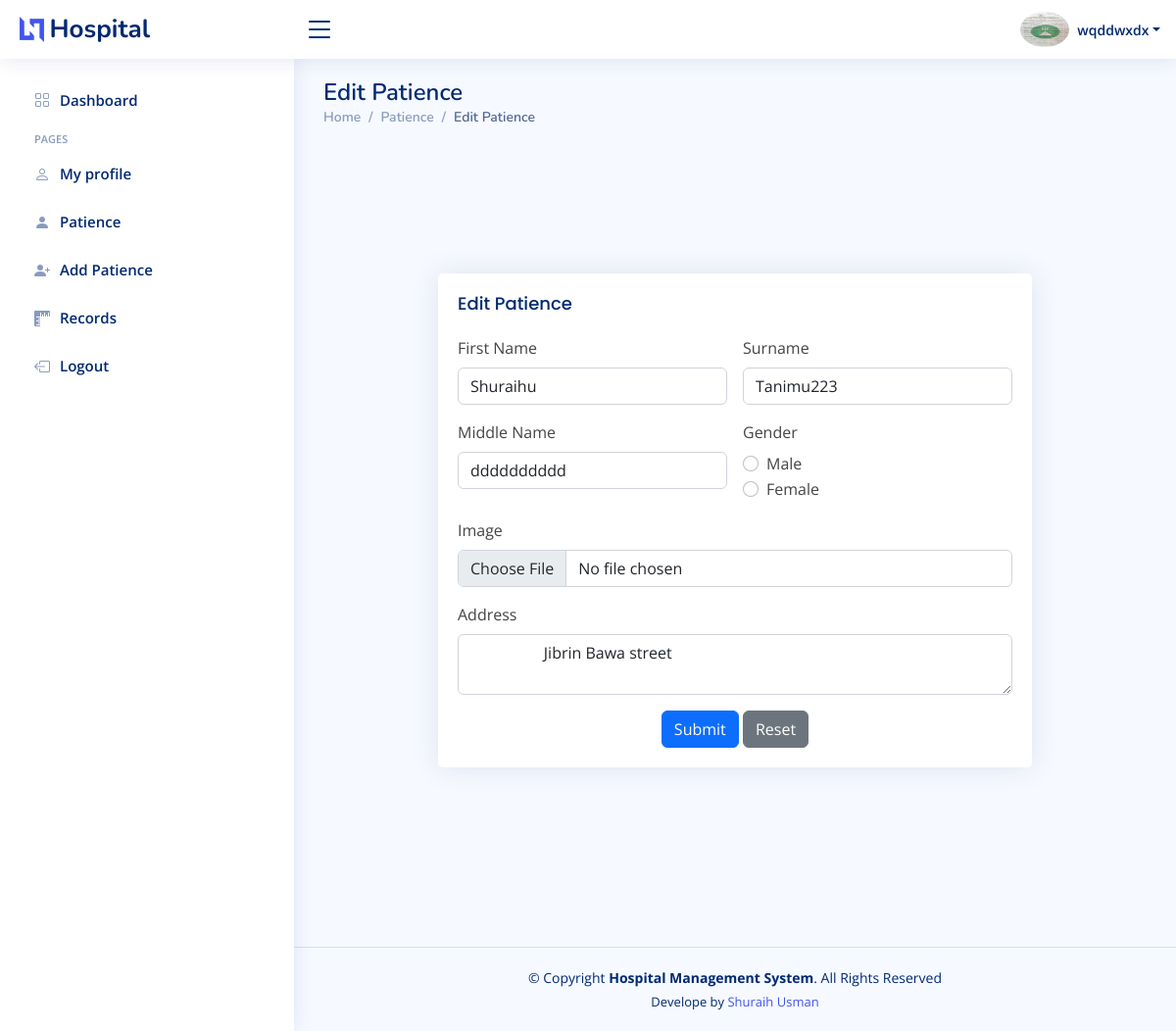
Page /add_pat.php?edit=22 (signed in) on the committed database.
### tables this page shows
CREATE TABLE `doctor` (
  `id` int(11) NOT NULL,
  `fullname` varchar(220) DEFAULT NULL,
  `username` varchar(20) DEFAULT NULL,
  `passwords` varchar(20) DEFAULT NULL,
  `images` varchar(250) DEFAULT NULL,
  `rank` varchar(15) DEFAULT NULL,
  `department` varchar(20) DEFAULT NULL,
  `gender` varchar(50) NOT NULL,
  `address` text NOT NULL
);

CREATE TABLE `patience` (
  `id` int(11) NOT NULL,
  `firstname` varchar(20) DEFAULT NULL,
  `surname` varchar(20) DEFAULT NULL,
  `middlename` varchar(20) DEFAULT NULL,
  `gender` varchar(10) DEFAULT NULL,
  `images` varchar(50) DEFAULT NULL,
  `addresss` text DEFAULT NULL
);

### add_pat.php (the view, shortened to what this page needs)
<?php
require_once("config/config.php");
require_once("includes/header.php");
if (isset($_GET['edit'])) {
  $sql = "SELECT * FROM patience WHERE id = '".$_GET['edit']."'";
  $res = $db->query($sql);
  $row = $res->fetch_assoc();
}
?>
<main id="main" class="main">
<?php if (isset($_GET['edit'])) { ?>
    <div class="pagetitle">
      <h1>Edit Patience</h1>
      <nav>
        <ol class="breadcrumb">
          <li class="breadcrumb-item"><a href="dashboard.php">Home</a></li>
        <li class="breadcrumb-item">Patience</li>
          <li class="breadcrumb-item active">Edit Patience</li>
        </ol>
      </nav>
    </div>
    <?php } ?>
    <section class="section register min-vh-100 d-flex flex-column align-items-center justify-content-center py-4">
    <div class="container">
          <div class="row justify-content-center">
            <div class="col-lg-9 col-md-6 d-flex flex-column align-items-center justify-content-center">
      <div class="card">
            <div class="card-body">
              <h5 class="card-title">  <?php if (isset($_GET['edit'])) { echo "Edit Patience";} else{ echo  'Register Patience'; } ?>
              </h5>
              <form method="post" class="row g-3" enctype="multipart/form-data">
                <div class="col-md-6">
                  <label for="inputName5" class="form-label">First Name</label>
                  <input type="text" class="form-control" id="inputName5" name="firstname" value="<?php if (isset($_GET['edit'])) { echo $row['firstname'];}?>">
                </div>
                  <div class="col-md-6">
                  <label for="inputName5" class="form-label">Surname</label>
                  <input type="text" class="form-control" id="input5" name="surname" value="<?php if (isset($_GET['edit'])) { echo $row['surname'];}?>">
                </div>
                <div class="col-md-6">
                  <label for="inputName6" class="form-label">Middle Name</label>
                  <input type="text" class="form-control" id="inputName6" value="<?php if (isset($_GET['edit'])) { echo $row['middlename'];}?>" name="middlename">
                </div>
                <fieldset class="col-md-6">
                <label for="inputName6" class="form-label">Gender</label>
                  <div class="col-sm-10">
                    <div class="form-check">
                      <input class="form-check-input" type="radio" name="gender" id="gridRadios1" value="Male">
                      <label class="form-check-label" for="gridRadios1">
                        Male
                      </label>
                    </div>
                    <div class="form-check">
                      <input class="form-check-input" type="radio" name="gender" id="gridRadios2" value="Female">
                      <label class="form-check-label" for="gridRadios2">
                        Female
                      </label>
                    </div>
                </fieldset>
                <div class="col-12">
                  <label for="" class="form-label">Image</label>
                  <input type="file" class="form-control" name="image">
                </div>
                <div class="col-12">
                  <label for="inputAddress2" class="form-label">Address</label>
                  <textarea row="20" colspan="50" class="form-control" id="inputAddress2" name="address" value="">
                  <?php if (isset($_GET['edit'])) { echo $row['addresss'];}?>
    </textarea>
                </div>
                <div class="text-center">
                  <button type="submit" class="btn btn-primary" name="<?php if (isset($_GET['edit'])) { echo 'submit';} else {echo'add';}?>">Submit</button>
                  <button type="reset" class="btn btn-secondary">Reset</button>
                </div>
              </form>
            </div>
          </div>
          </div>
</section>
</main>
          <?php
require_once("includes/footer.php"); ?>

### includes/header.php (shortened to what this page needs)
<?php
$stmt=$db->prepare('SELECT * FROM doctor WHERE username=?');
$stmt->bind_param('s',$_SESSION['username']);
$stmt->execute();
$Auth = $stmt->get_result()->fetch_array();
?>
  <!DOCTYPE html>
  <html>
  <head>
    <link href="assets/vendor/bootstrap/css/bootstrap.min.css" rel="stylesheet">
    <link href="assets/vendor/bootstrap-icons/bootstrap-icons.css" rel="stylesheet">
    <link href="assets/vendor/boxicons/css/boxicons.min.css" rel="stylesheet">
    <link href="assets/vendor/quill/quill.snow.css" rel="stylesheet">
    <link href="assets/vendor/quill/quill.bubble.css" rel="stylesheet">
    <link href="assets/vendor/remixicon/remixicon.css" rel="stylesheet">
    <link href="assets/vendor/simple-datatables/style.css" rel="stylesheet">
    <link href="assets/css/style.css" rel="stylesheet">
  </head>
  <body>
  <header id="header" class="header fixed-top d-flex align-items-center">
    <div class="d-flex align-items-center justify-content-between">
      <a href="index.html" class="logo d-flex align-items-center">
        <img src="assets/img/logo.png" alt="">
        <span class="d-none d-lg-block">Hospital</span>
      </a>
      <i class="bi bi-list toggle-sidebar-btn"></i>
    </div>
    <nav class="header-nav ms-auto">
      <ul class="d-flex align-items-center">
        <li class="nav-item dropdown pe-3">
          <a class="nav-link nav-profile d-flex align-items-center pe-0" href="#" data-bs-toggle="dropdown">
            <img src="admin/uploads/<?=$Auth['images'];?>" width="50px" alt="Profile" class="rounded-circle">
            <span class="d-none d-md-block dropdown-toggle ps-2"><?=$Auth['username'];?></span>
          </a>
        </li>
      </ul>
    </nav>
  </header>
  <aside id="sidebar" class="sidebar">
    <ul class="sidebar-nav" id="sidebar-nav">
      <li class="nav-item">
        <a class="nav-link collapsed" href="dashboard.php">
          <i class="bi bi-grid"></i>
          <span>Dashboard</span>
        </a>
      </li>
      <li class="nav-heading">Pages</li>
      <li class="nav-item">
        <a class="nav-link collapsed" href="user.php">
          <i class="bi bi-person"></i>
          <span>My profile</span>
        </a>
      </li>
      <li class="nav-item">
        <a class="nav-link collapsed" href="patient.php">
          <i class="bi bi-person-fill"></i>
          <span>Patience</span>
        </a>
      </li>
      <li class="nav-item">
        <a class="nav-link collapsed" href="add_pat.php">
          <i class="bi bi-person-plus-fill"></i>
          <span>Add Patience</span>
        </a>
      </li>
      <li class="nav-item">
        <a class="nav-link collapsed" href="record.php">
          <i class="bi bi-rulers"></i>
          <span>Records</span>
        </a>
      </li>
      <li class="nav-item">
        <a class="nav-link collapsed" href="logout.php">
          <i class="bi bi-box-arrow-left"></i>
          <span>Logout</span>
        </a>
      </li>
    </ul>
  </aside>

### assets/css/style.css (style rules this page uses)
:root { scroll-behavior: smooth; }
body { font-family: "Open Sans", sans-serif; background: #f6f9ff; color: #444444; }
a { color: #4154f1; text-decoration: none; }
h1, h2, h3, h4, h5, h6 { font-family: "Nunito", sans-serif; }
#main { margin-top: 60px; padding: 20px 30px; transition: all 0.3s; }
.pagetitle { margin-bottom: 10px; }
.pagetitle h1 { font-size: 24px; margin-bottom: 0; font-weight: 600; color: #012970; }
.card { margin-bottom: 30px; border: none; border-radius: 5px; box-shadow: 0px 0 30px rgba(1, 41, 112, 0.1); }
.card-title { padding: 20px 0 15px 0; font-size: 18px; font-weight: 500; color: #012970; font-family: "Poppins", sans-serif; }
.card-body { padding: 0 20px 20px 20px; }
.breadcrumb { font-size: 14px; font-family: "Nunito", sans-serif; color: #899bbd; font-weight: 600; }
.breadcrumb a { color: #899bbd; transition: 0.3s; }
.breadcrumb .breadcrumb-item::before { color: #899bbd; }
.breadcrumb .active { color: #51678f; font-weight: 600; }
.logo { line-height: 1; }
@media (min-width: 1200px) { .logo { width: 280px; } }
.logo img { max-height: 26px; margin-right: 6px; }
.logo span { font-size: 26px; font-weight: 700; color: #012970; font-family: "Nunito", sans-serif; }
.header { transition: all 0.5s; z-index: 997; height: 60px; box-shadow: 0px 2px 20px rgba(1, 41, 112, 0.1); background-color: #fff; padding-left: 20px; }
.header .toggle-sidebar-btn { font-size: 32px; padding-left: 10px; cursor: pointer; color: #012970; }
.header-nav ul { list-style: none; }
.header-nav>ul { margin: 0; padding: 0; }
.header-nav .nav-profile { color: #012970; }
.header-nav .nav-profile img { max-height: 36px; }
.header-nav .nav-profile span { font-size: 14px; font-weight: 600; }
.sidebar { position: fixed; top: 60px; left: 0; bottom: 0; width: 300px; z-index: 996; transition: all 0.3s; padding: 20px; overflow-y: auto; scrollbar-width: thin; scrollbar-color: #aab7cf transparent; box-shadow: 0px 0px 20px rgba(1, 41, 112, 0.1); background-color: #fff; }
@media (min-width: 1200px) { #main, #footer { margin-left: 300px; } }
.sidebar-nav { padding: 0; margin: 0; list-style: none; }
.sidebar-nav li { padding: 0; margin: 0; list-style: none; }
.sidebar-nav .nav-item { margin-bottom: 5px; }
.sidebar-nav .nav-heading { font-size: 11px; text-transform: uppercase; color: #899bbd; font-weight: 600; margin: 10px 0 5px 15px; }
.sidebar-nav .nav-link { display: flex; align-items: center; font-size: 15px; font-weight: 600; color: #4154f1; transition: 0.3; background: #f6f9ff; padding: 10px 15px; border-radius: 4px; }
.sidebar-nav .nav-link i { font-size: 16px; margin-right: 10px; color: #4154f1; }
.sidebar-nav .nav-link.collapsed { color: #012970; background: #fff; }
.sidebar-nav .nav-link.collapsed i { color: #899bbd; }

### rows in the picture
doctor: images (picture), username "wqddwxdx"
patience: firstname "Shuraihu", surname "Tanimu223", middlename "dddddddddd", address "Jibrin Bawa street"
